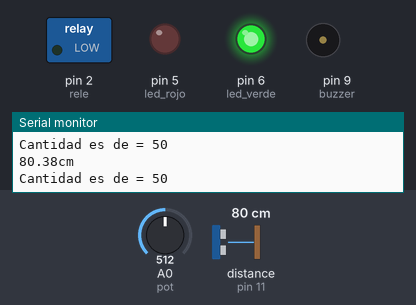
Bench run of a sketch on a simulated Arduino Uno, built with avr-gcc and run on an emulated ATmega328P. Shown: switched loads named in the sketch (green lamp = pin HIGH), output pins drawn as LEDs (lit = HIGH), buzzer (waves = sounding, pin HIGH), the last lines printed to the serial monitor. Wiring (inferred from the names in the program): ultrasonic range finder: trigger pin 12; echo pin 11. Inputs (shaded band) come from the test bench; at power-on: distance to the obstacle (sensor on pin 11) 80 cm, A0 (pot) = 512. The echo pulse lasts 58.3 µs per cm; pins used as bus, display or sensor lines are not drawn.

Above: at 1.2 s.
1.3 s: distance to the obstacle (sensor on pin 11) set to 14 cm
4.3 s: distance to the obstacle (sensor on pin 11) set to 11 cm
At 4.84 s:
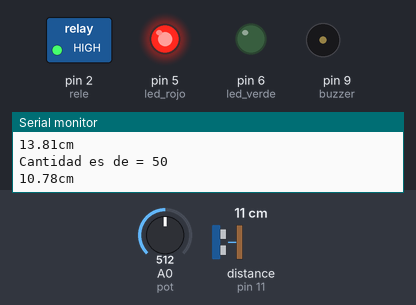
At 5.5 s:
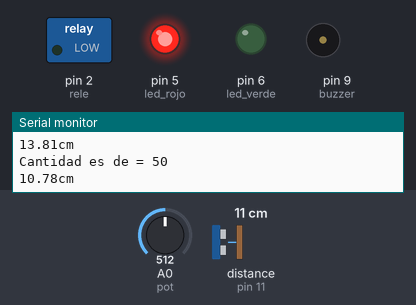
6.3 s: distance to the obstacle (sensor on pin 11) set to 120 cm
At 9.0 s:
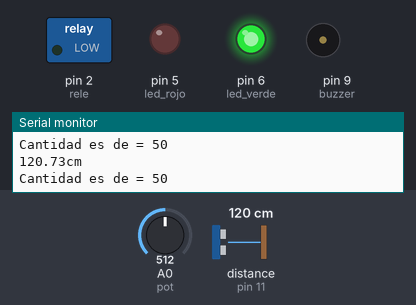
9.3 s: A0 (pot) set to 1009
12.3 s: A0 (pot) set to 1023
Timing chart, 0 to 15.3 s (numbered marks = the images above; inputs shaded):
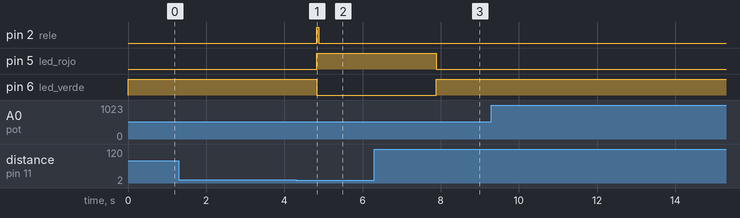

Measured:
- the behaviour switches between 13 and 12 cm on distance to the obstacle (sensor on pin 11) (found by bisection; images 0 and 1)
- after the input at 4.3 s, pin 2 (rele): LOW → HIGH after 0.53 s, → LOW 0.05 s later; pin 5 (led_rojo): LOW → HIGH after 0.53 s; pin 6 (led_verde): HIGH → LOW after 0.53 s
- after the input at 6.3 s, pin 2 (rele): stays LOW (without the input it goes to HIGH after 2.1 s); pin 5 (led_rojo): goes on until 7.9 s, then stays LOW; pin 6 (led_verde): goes on until 7.9 s, then stays HIGH

The sketch:

Codigo_dispensador.ino
```cpp
/**
 * @file Codigo dispensador.
 *
 * @brief Este el código oficial que se usa para el dispensador alcohol.
 */

// CREACIÓN DE LAS CONSTANTES
const int rele = 2;        ///< Número del pin para el relé que acciona la bomba
int trig = 12;             ///< Número del pin para el pin de disparo (trig) del sensor ultrasónico
int echo = 11;             ///< Número del pin para el pin de eco (echo) del sensor ultrasónico
float distancia;           ///< Distancia de activación del sensor ultrasónico
long duracion;             ///< Duración en la que se mantiene activo el sensor ultrasónico
int pot;                   ///< Variable para leer el valor del potenciómetro (0 a 1023)
int cantidad;              ///< Variable para relacionar el valor del potenciómetro con la cantidad de alcohol
int led_rojo = 5;          ///< Número del pin para el LED rojo
int led_verde = 6;         ///< Número del pin para el LED verde
const int buzzer = 9;      ///< Número del pin para el zumbador

void setup() {
  Serial.begin(9600);             // Iniciar el puerto serie
  pinMode(rele, OUTPUT);          // Configurar el pin como salida para el relé
  pinMode(trig, OUTPUT);          // Configurar el pin de disparo (trig) como salida
  pinMode(echo, INPUT);           // Configurar el pin de eco (echo) como entrada
  pinMode(led_rojo, OUTPUT);      // Configurar el pin del LED rojo como salida
  pinMode(led_verde, OUTPUT);     // Configurar el pin del LED verde como salida
  pinMode(buzzer, OUTPUT);        // Configurar el pin del zumbador como salida
}

void loop() {
  // Código para leer el potenciómetro
  pot = analogRead(A0);            // Leer el valor del potenciómetro (va de 0 a 1023)
  cantidad = pot / 10.23;          // Relacionar el valor del potenciómetro con la cantidad de alcohol (de 0 a 100)
  Serial.print("Cantidad es de = "); // Imprimir mensaje sobre la cantidad de alcohol
  Serial.println(cantidad);        // Imprimir la cantidad de alcohol (duración de la bomba en milisegundos)

  // Código para el sensor ultrasónico
  digitalWrite(trig, LOW);        // Apagar el sensor ultrasónico
  delayMicroseconds(2);            // Esperar durante un breve tiempo
  digitalWrite(trig, HIGH);       // Encender el sensor ultrasónico
  delayMicroseconds(10);           // Esperar durante un breve tiempo
  digitalWrite(trig, LOW);        // Apagar el sensor ultrasónico
  duracion = pulseIn(echo, HIGH);  // Obtener la duración del eco del sensor ultrasónico
  distancia = duracion / 57.8;     // Convertir el tiempo en distancia (cm)
  Serial.print(distancia);         // Monitorear la distancia de activación
  Serial.println("cm");            // Monitorear la distancia de activación

  digitalWrite(led_rojo, LOW);
  digitalWrite(led_verde, HIGH);

    // Código para accionar la bomba
  if (distancia <= 12 && distancia > 7) { // Definir el rango de funcionamiento del sensor para la bomba
    delay(500);                       // Demora antes de activar la bomba después de que se active el sensor
    digitalWrite(rele, HIGH);         // Activar la bomba
    digitalWrite(led_verde, LOW);
    digitalWrite(led_rojo, HIGH);
    delay(cantidad);                   // Duración en la que la bomba debe estar activa (define la cantidad de alcohol)
    digitalWrite(rele, LOW);          // Desactivar la bomba

    analogWrite(buzzer, 5000);
    delay(3000);                       // Demora antes de que la bomba pueda funcionar nuevamente si se utiliza continuamente
    analogWrite(buzzer, 0);
  }

  //delay(100); // Este delay es para reducir la cantidad de lecturas consecutivas del sensor
}
```
